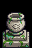

A 2D game scene composited from a Tiled map and its tileset images. What follows is a short description and the map's XML, with every tile layer's data as written:
An orthogonal 2x3 tile map with 16x16 px tiles, 2 tile layers (Buildings, Front) and 2 objects (2x TileData).

<map version="1.5" orientation="orthogonal" renderorder="right-down" width="2" height="3" tilewidth="16" tileheight="16" infinite="0">
 <tileset firstgid="1" name="WaterlifeStatue" tilewidth="16" tileheight="16" tilecount="6" columns="2">
  <image source="WaterlifeStatue.png" width="32" height="48" />
 </tileset>
 <layer id="1" name="Buildings" width="2" height="3">
  <data encoding="csv">
0,0,
0,0,
5,6
</data>
 </layer>
 <layer id="2" name="Front" width="2" height="3">
  <data encoding="csv">
1,2,
3,4,
0,0
</data>
 </layer>
 <objectgroup id="3" name="Buildings">
  <object id="1" name="TileData" x="0" y="32" width="16" height="16">
   <properties>
    <property name="Action" value="Kkthnx.Waterlife_SpawnBasket" />
   </properties>
  </object>
  <object id="2" name="TileData" x="16" y="32" width="16" height="16">
   <properties>
    <property name="Action" value="Kkthnx.Waterlife_SpawnBasket" />
   </properties>
  </object>
 </objectgroup>
</map>
